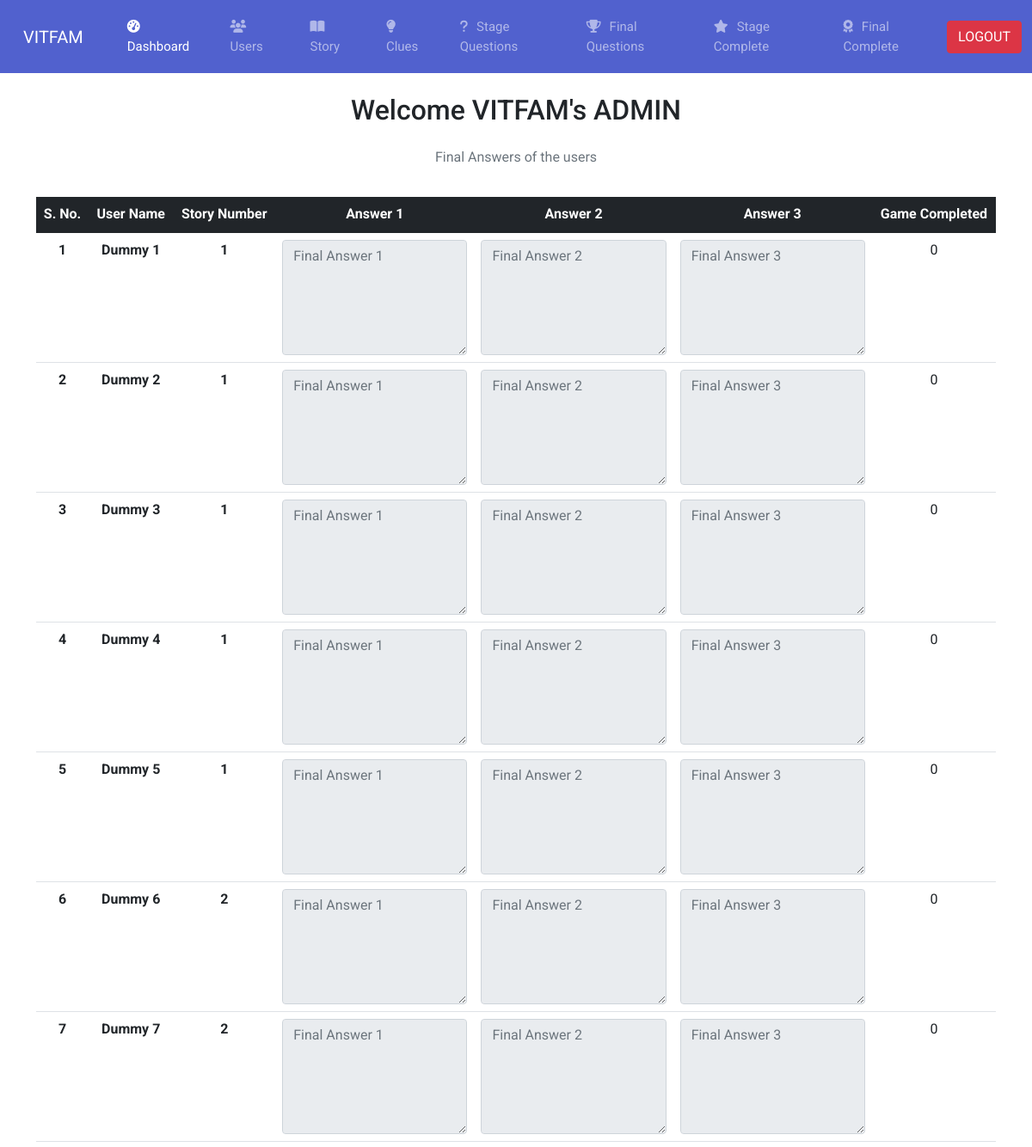
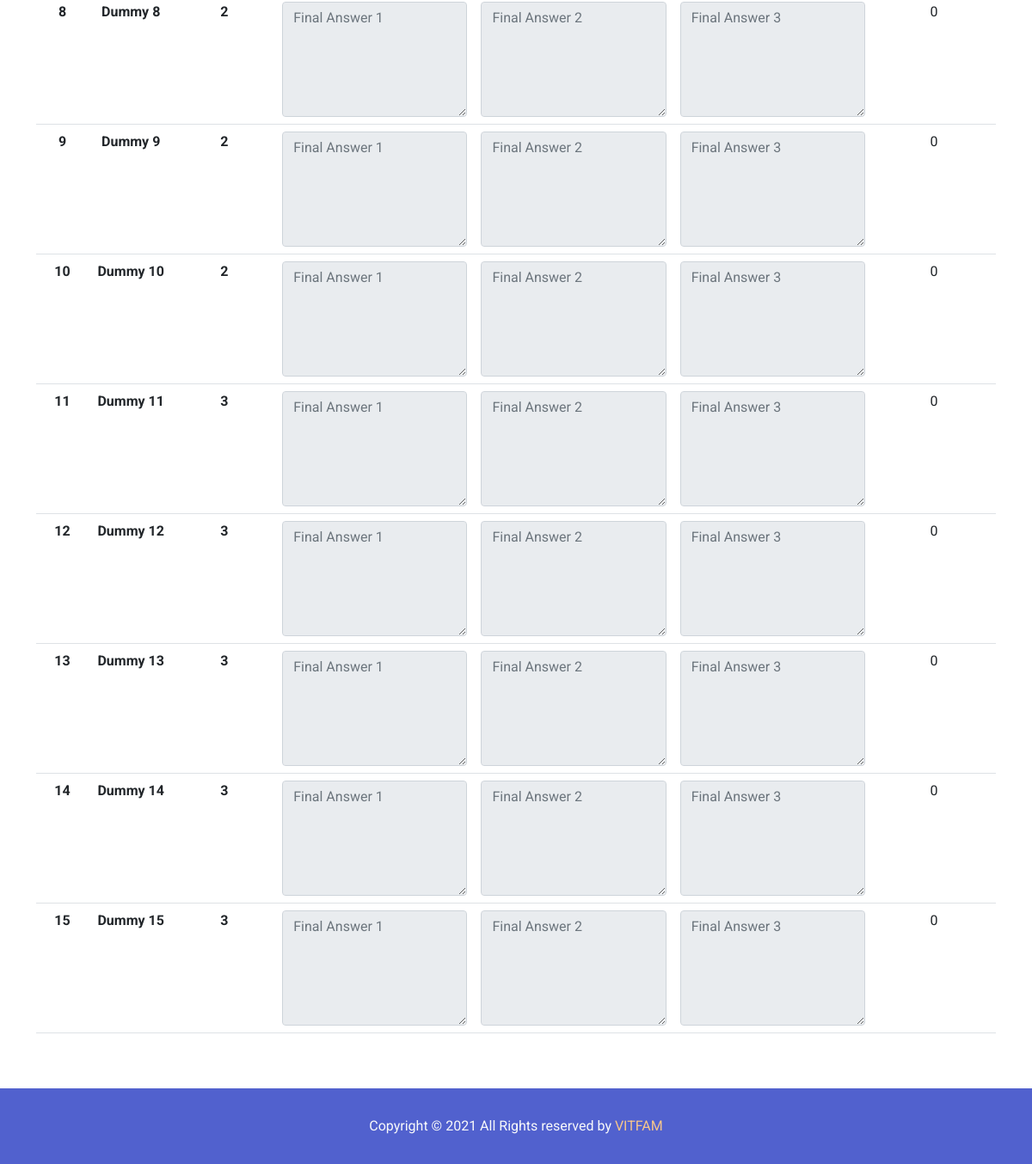
The page /superuser/finalcomp.php (signed in) on the database its author committed (2 pictures, top to bottom).
### tables this page shows
CREATE TABLE `users` (
  `user_id` int(255) NOT NULL,
  `username` varchar(255) NOT NULL,
  `user_email` varchar(255) NOT NULL,
  `password` varchar(255) NOT NULL,
  `story_id` int(255) NOT NULL,
  `user_login_check` int(1) NOT NULL DEFAULT 0,
  `timestamp` datetime NOT NULL DEFAULT current_timestamp()
);

CREATE TABLE `user_final` (
  `user_id` int(255) NOT NULL,
  `final_id` int(255) NOT NULL,
  `final_answer1` longtext NOT NULL,
  `final_answer2` longtext NOT NULL,
  `final_answer3` longtext NOT NULL,
  `final_logout` int(1) NOT NULL DEFAULT 0
);

### superuser/finalcomp.php (the view, shortened to what this page needs)
<?php
    include '../partials/_dbconnect.php';
?>
<!DOCTYPE html>
<html lang="en">
<head>
    <link href="https://cdn.jsdelivr.net/npm/bootstrap@5.1.1/dist/css/bootstrap.min.css" rel="stylesheet">
    <link rel="stylesheet" href="css/style.css">
</head>
<body>
    <?php require './inside/_header.php'; ?>
    <h2 class="text-center mt-4">Welcome <?php echo $_SESSION['username']; ?></h2>
    <div class="container mt-3">
    <div class="table-responsive">
        <table class="table table-hover caption-top">
        <caption class="mb-4 text-center">Final Answers of the users</caption>
            <thead class="table-dark">
                <tr>
                    <th class="text-center" scope="col">S. No.</th>
                    <th class="text-center" scope="col">User Name</th>
                    <th class="text-center" scope="col">Story Number</th>
                    <th class="text-center" scope="col">Answer 1</th>
                    <th class="text-center" scope="col">Answer 2</th>
                    <th class="text-center" scope="col">Answer 3</th>
                    <th class="text-center" scope="col">Game Completed</th>
                    <?php
            echo '
                </tr>
            </thead>
            <tbody>
            ';
                $sql = "SELECT * FROM user_final";
                $result = mysqli_query($conn, $sql);
                if (mysqli_num_rows($result) > 0) {
                    $i = 1;
                    while ($row = mysqli_fetch_assoc($result)) {
                        $uid = $row['user_id'];
                        $user = "SELECT * FROM users WHERE user_id = '$uid'";
                        $res = mysqli_query($conn, $user);
                        if (mysqli_num_rows($res)) {
                            while ($row1 = mysqli_fetch_assoc($res)) {
                                echo "
                                    <tr>
                                        <th class='text-center' scope='row'>" . $i ."</th>
                                        <th class='text-center'>" . $row1['username'] ."</th>
                                        <th class='text-center'>" . $row['final_id'] ."</th>
                                        <td class=''><textarea class='form-control' name='content' placeholder='Final Answer 1' rows='5' disabled>" . $row['final_answer1'] ."</textarea></td>
                                        <td class=''><textarea class='form-control' name='content' placeholder='Final Answer 2' rows='5' disabled>" . $row['final_answer2'] ."</textarea></td>
                                        <td class=''><textarea class='form-control' name='content' placeholder='Final Answer 3' rows='5' disabled>" . $row['final_answer3'] ."</textarea></td>
                                        <td class='text-center'>" . $row['final_logout'] ."</td>
                                ";
                                echo '</tr>';
                                $i++;
                            }
                        }
                    }
                }
            ?>
            </tbody>
        </table>
    </div>
    </div>
    <?php require './inside/_footer.php'; ?>
</body>
</html>

### superuser/css/style.css (style rules this page uses)
* { font-family: 'Roboto', sans-serif; margin: 0; padding: 0; }

### rows shown on the page
user_final: final "1", final_logout "0"
users: username "Dummy 1"
user_final: final "1", final_logout "0"
users: username "Dummy 2"
user_final: final "1", final_logout "0"
users: username "Dummy 3"
user_final: final "1", final_logout "0"
users: username "Dummy 4"
user_final: final "1", final_logout "0"
users: username "Dummy 5"
user_final: final "2", final_logout "0"
users: username "Dummy 6"
user_final: final "2", final_logout "0"
users: username "Dummy 7"
user_final: final "2", final_logout "0"
users: username "Dummy 8"
user_final: final "2", final_logout "0"
users: username "Dummy 9"
user_final: final "2", final_logout "0"
users: username "Dummy 10"
user_final: final "3", final_logout "0"
users: username "Dummy 11"
user_final: final "3", final_logout "0"
users: username "Dummy 12"
user_final: final "3", final_logout "0"
users: username "Dummy 13"
user_final: final "3", final_logout "0"
users: username "Dummy 14"
user_final: final "3", final_logout "0"
users: username "Dummy 15"

### other values the page prints
$_SESSION['username'] "VITFAM's ADMIN"
